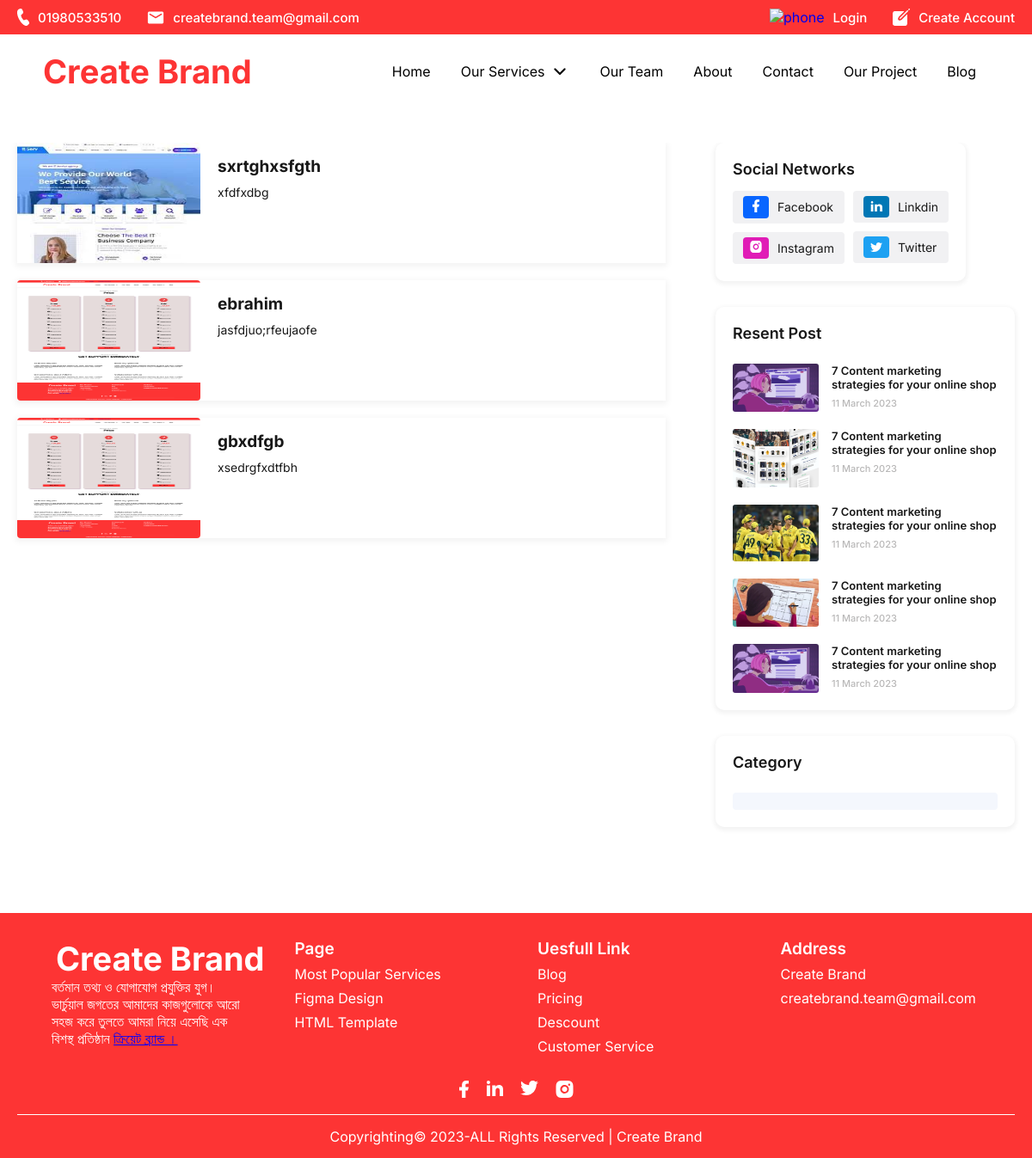
Screenshot of /blog.php with the database file from the repository.
### tables this page shows
CREATE TABLE `blog` (
  `id` int(50) NOT NULL,
  `title` text DEFAULT NULL,
  `dsc` text DEFAULT NULL,
  `mata` text DEFAULT NULL,
  `img` longtext DEFAULT NULL,
  `catagory` text DEFAULT NULL,
  `activ` int(3) DEFAULT NULL
);

### assets/php/function.php (called while the page is built, shortened)
<?php
class fun{
    private $conn;
    function __construct() {
        $conne = new databese;
        $conne->connect();
        $this->conn =$conne->connect;
      }
      public function show($table_name){
        $qur = "SELECT * FROM $table_name  ORDER BY id DESC";
        $conn_c = mysqli_query($this->conn,$qur);
        if ($conn_c->num_rows> 0) {
            $data = $this->conn->query($qur);
            return $data;
        }else {
            return("No Data");
        }
      }
}
class databese{
    private   $servername = "localhost",
	$username = "root",
	$password = "",
	$database_name="createbrand";
    public function connect(){
        $this->connect = mysqli_connect($this->servername,$this->username,$this->password,$this->database_name);
    }
}
?>

### blog.php (the view, shortened to what this page needs)
<?php require_once "include/header.php"; ?>
<link rel="stylesheet" href="assets/css/blog.css">
<?php require_once "include/headerM.php";
$fun = new fun();
?>
<section id="blog">
    <div class="container">
        <div class="row">
            <div class="content">
                <?php
                $datat = $fun->show("blog");
                while ($data = $datat->fetch_assoc()) {
                ?>
                    <a href="?id=<?php echo $data['id']; ?>" class="blog_link">
                        <div class="card">
                            <div class="img">
                                <img src="assets/images/blog/<?php echo $data['img']; ?>" alt="">
                            </div>
                            <div class="blog_text">
                                <h3><?php echo $data['title']; ?></h3>
                                <p><?php echo $data['dsc']; ?> </p>
                            </div>
                        </div>
                    </a>
                <?php } ?>
            </div>
            <?php include 'include/blog_sidebar.php' ?>
        </div>
    </div>
</section>
<?php require_once "include/footer.php"; ?>

### include/header.php (shortened to what this page needs)
<?php
include_once("assets/php/function.php");
include_once("assets/php/function.php");
?>
<!DOCTYPE html>
<html lang="en">
<head>
    <link rel="stylesheet" href="assets/css/style.css">
    <link rel="stylesheet" href="assets/css/site_responsive.css">

### include/headerM.php (shortened to what this page needs)
</head>
<body>
    <header>
        <section class="top-bar">
            <div class="container" style='display:flex;justify-content: space-between;'>
                <div style='display:flex;gap:30px;align-items:center' id='first'>
                    <a href="" style="align-items: center; display:flex">
                        <img src="assets/icons/phone_icons.png" alt="phone">
                        <h3 class="first-h3">01980533510</h3>
                    </a>
                    <a href="" style="align-items: center; display:flex">
                        <img src="assets/icons/top-mail.png" alt="Mail">
                        <h3>createbrand.team@gmail.com</h3>
                    </a>
                </div>
                <div style='display:flex;gap:30px;align-items:center'>
                    <?php
                    if (!isset($_COOKIE[md5('name')])) {
                    ?>
                        <a href="loginSign.php?log=login" style="align-items: center; display:flex" name="login" class="userInfLog">
                            <img src="assets/icons/login.png" alt="phone">
                            <h3 class="first-h3">Login</h3>
                        </a>
                        <a href="loginSign.php?log=signup" name="signup" class="userInfLog" style="align-items: center; display:flex"> <img src="assets/icons/create-account.png" alt="phone">
                            <h3 class="first-h3">Create Account</h3>
                        </a>
                    <?php
                    } else {
                    ?>
                        <a href="loginSign.php?log=logout" name="logout" class="userInfLog">Logout</a>
                    <?php
                    }
                    ?>
                </div>
            </div>
        </section>
        <nav>
            <div class="container">
                <div class="logo">
                    <h2><a href="index.php">Create Brand</a></h2>
                </div>
                <ul class="main_menu">
                    <li><a href="index.php">Home</a></li>
                    <li><a class="dorp_down_a" href="service.php">Our Services <img src="assets/icons/mingcute_down-line.png"></a>
                    </li>
                    <li><a class="dorp_down_a" href='our-team.php'>Our Team</a>
                    </li>
                    <li><a href="about-us.php">About</a></li>
                    <li><a href="contact-us.php">Contact</a></li>
                    <li><a href="our-work.php">Our Project</a></li>
                    <li><a href="blog.php">Blog</a></li>
                </ul>
            </div>
        </nav>
    </header>
    <main>

### include/blog_sidebar.php
<div class="sidebar">
                <div class="social_link">
                    <h4>Social Networks</h4>
                    <div class="card">
                        <div class="card-body">
                            <a href="" target="_blank">
                                <div class="facebook"><img src="assets/icons/facebook.svg" alt=""></div> Facebook
                            </a>
                            <a href="" target="_blank">
                                <div class="instagram"><img src="assets/icons/instagram.svg" alt=""></div> Instagram
                            </a>
                        </div>
                        <div class="card-body">
                            <a href="" target="_blank">
                                <div class="linkdin"><img src="assets/icons/linkdin.svg" alt=""></div>Linkdin
                            </a>
                            <a href="" target="_blank">
                                <div class="twitter"><img src="assets/icons/twitter.svg" alt=""></div>Twitter
                            </a>
                        </div>
                    </div>
                </div>
                <div class="recent_post">
                    <h4>Resent Post</h4>
                    <a href="">
                        <div class="card">
                            <img src="assets/images/frontend-600x338.webp" alt="">
                            <div class="texts">
                                <h5>7 Content marketing strategies for your online shop </h5>
                                <p>11 March 2023</p>
                            </div>
                        </div>
                    </a>
                    <a href="">
                        <div class="card">
                            <img src="assets/images/card-img.png" alt="">
                            <div class="texts">
                                <h5>7 Content marketing strategies for your online shop </h5>
                                <p>11 March 2023</p>
                            </div>
                        </div>
                    </a>
                    <a href="">
                        <div class="card">
                            <img src="assets/images/blog-img.png" alt="">
                            <div class="texts">
                                <h5>7 Content marketing strategies for your online shop </h5>
                                <p>11 March 2023</p>
                            </div>
                        </div>
                    </a>
                    <a href="">
                        <div class="card">
                            <img src="assets/images/blogpost.webp" alt="">
                            <div class="texts">
                                <h5>7 Content marketing strategies for your online shop </h5>
                                <p>11 March 2023</p>
                            </div>
                        </div>
                    </a>
                    <a href="">
                        <div class="card">
                            <img src="assets/images/frontend-600x338.webp" alt="">
                            <div class="texts">
                                <h5>7 Content marketing strategies for your online shop </h5>
                                <p>11 March 2023</p>
                            </div>
                        </div>
                    </a>
                </div>
                <div class="category">
                    <div class="row">
                        <h4>Category</h4>
                        <a href="?category=">
                            <div class="card">
                            </div>
                        </a>
                    </div>
                </div>
            </div>

### include/footer.php (shortened to what this page needs)
</main>
<footer >
    <div class="container">
        <div class="row">
            <div class="footer_col">
                <div class="logo">
                    <h2><a href="index.php" style="color:white">Create Brand</a></h2>
                    </div>
                    <p>বর্তমান তথ্য ও যোগাযোগ প্রযুক্তির যুগ। ভার্চুয়াল জগতের আমাদের কাজগুলোকে আরো সহজ করে তুলতে আমরা নিয়ে এসেছি এক বিশস্থ প্রতিষ্ঠান <a href="index.php" style="color:blue; text-decoration: underline">ক্রিয়েট ব্র্যান্ড ।</a>
                   </p>
            </div>
            <div class="footer_col">
                <ul>
                    <li><a href="loginSign.php?log=ourproject" class="footer_h_a">Page</a></li>
                    <li><a href="loginSign.php?log=mostpopularservices">Most Popular Services</a></li>
                    <li><a href="loginSign.php?log=figmaDesign">Figma Design</a></li>
                    <li><a href="loginSign.php?log=htmlTemplate">HTML Template</a></li>
                </ul>
            </div>
            <div class="footer_col">
                <ul>
                    <li><a href="loginSign.php?log=useFullLink" class="footer_h_a">Uesfull Link</a></li>
                    <li><a href="blog.php">Blog</a></li>
                    <li><a href="loginSign.php?log=pricing">Pricing</a></li>
                    <li><a href="loginSign.php?log=descount">Descount</a></li>
                    <li><a href="loginSign.php?log=costomarService">Customer Service</a></li>
                </ul>
            </div>
             <div class="footer_col">
                <ul>
                    <li><a href="loginSign.php?log=ouradds" class="footer_h_a">Address</a></li>
                    <li><a href="index.php">Create Brand</a></li>
                    <li><a href="mailto:createbrand.team@gmail.com" target="_blank">createbrand.team@gmail.com</a></li>
                </ul>
            </div>
        </div>
        <div class="icons_section">
            <a href=""><img src="assets/icons/facebook.svg" alt=""></a>
            <a href=""><img src="assets/icons/linkdin.svg" alt=""></a>
            <a href=""><img src="assets/icons/twitter.svg" alt=""></a>
            <a href=""><img src="assets/icons/instagram.svg" alt=""></a>
        </div>
        <div class="copyrighting_section">
            <p>Copyrighting&copy; 2023-ALL Rights Reserved | <a href="index.php" style="color: white;">Create Brand</a></p>
        </div>
    </div>
    </footer>
</body>
</html>

### assets/css/style.css (style rules this page uses)
section { margin: 0px; padding: 0px; overflow: hidden; }
* { margin: 0; padding: 0; box-sizing: border-box; }
body { font-family: 'Inter', sans-serif; }
:root { --primary: #FD3434; --Secondary:#0099ff; --light:#6e6e6e; --white:#fff; --bg:#FEEFEE; --bg2:#f4f7fd; --black:#252525; --box-shadow:0 .5rem 1.5rem rgba(0,0,0,.1) }
a { text-decoration: none; }
.container { max-width: 1200px; margin: 0 auto; width: 100%; padding: 0 20px; }
h2 { font-size: 38px; font-weight: 700; text-align: center; color: var(--black) !important; }
header { z-index: 1000; position: sticky; top: -300px; transition: 1s; }
.top-bar { background-color: var(--primary); padding: 0 20px; }
.top-bar .container { padding: 10px 0; background-color: var(--primary); display: flex; align-items: center; gap: 40px; }
.top-bar h3 { font-size: 15px; font-weight: 500; color: #fff; }
.top-bar img { margin-right: 10px; }
header .logo { padding-bottom: 20px; }
nav { padding: 20px 30px 0; background-color: #ffff; position: sticky; position: -webkit-sticky; top: 0px; }
nav .container { margin: 0 auto; max-width: 1200px; display: flex; align-items: center; justify-content: space-between; }
nav .container ul { list-style: none; display: flex; align-items: center; justify-content: center; gap: 5px; }
.logo h2 a { color: #FD3434; }
.main_menu li { padding-bottom: 20px; }
nav .container ul li a { text-decoration: none; font-size: 16px; color: #000000; padding: 6px 15px; display: flex; align-items: center; justify-content: space-between; font-weight: 400; border-radius: 4px; transition: 0.3s; cursor: pointer; }
nav .container ul li a img { margin-left: 5px; }
footer { background-color: var(--primary); color: #fff }
footer .row { padding: 30px 20px 30px 40px; align-items: start; display: grid; gap: 30px; grid-template-columns: repeat(auto-fit, minmax(200px, 1fr)); margin: 0 !important; }
footer .row .footer_col p { width: 90%; font-size: 16px; }
footer .row .footer_col ul { list-style: none; display: flex; align-items: start; flex-direction: column; gap: 8px; }
footer .row .footer_col ul li a { text-decoration: none; color: #Fff; transition: 0.3s; }
.footer_h_a { color: #ffff !important; font-size: 19px; font-weight: 600; }
.icons_section { display: flex; gap: 20px; justify-content: center; margin: 0 0 15px; transition: 0.5s; }
.copyrighting_section { background: transparent; border-top: 1px solid #fff; text-align: center; padding: 15px; }

### rows the page displays
blog: img (picture), title "sxrtghxsfgth", dsc "xfdfxdbg"
blog: img (picture), title "ebrahim", dsc "jasfdjuo;rfeujaofe"
blog: img (picture), title "gbxdfgb", dsc "xsedrgfxdtfbh"
